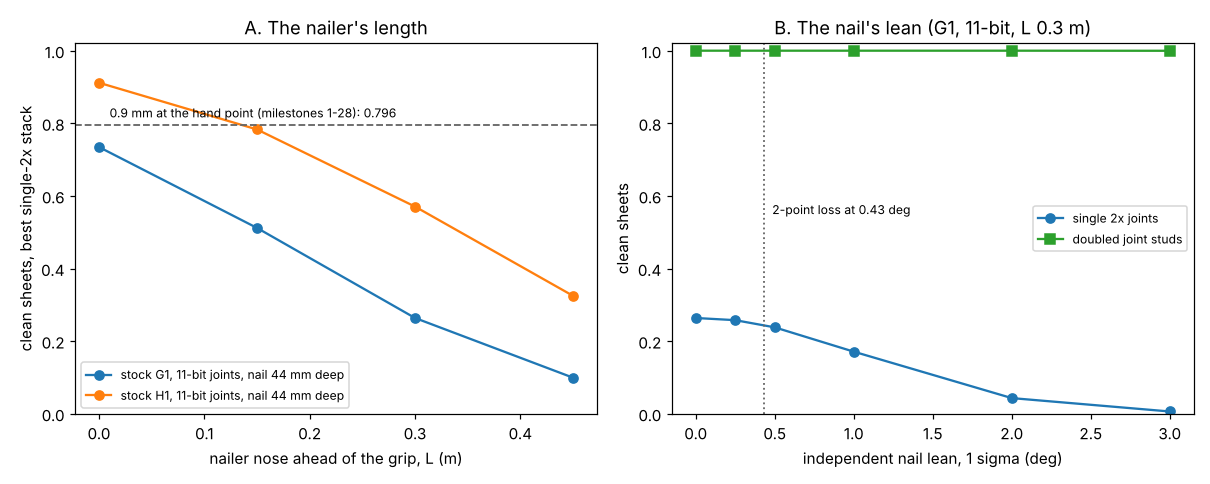

This chart was generated by the following Python code:
"""Figure for milestone 29: python experiments/m29_tool_lean/figure.py (reads results.json)."""
import json
import os

import matplotlib
matplotlib.use("Agg")
import matplotlib.pyplot as plt  # noqa: E402

HERE = os.path.dirname(os.path.abspath(__file__))
R = json.load(open(os.path.join(HERE, "results.json")))
base = R["B"]["stack_old"]

fig, (a, b) = plt.subplots(1, 2, figsize=(11, 4.4))
for i, n in enumerate(("g1", "h1")):
    rows = [r for r in R["C"] if r["robot"] == n and r["mult"] == 1]
    a.plot([r["L"] for r in rows], [r["clean"] for r in rows], "o-", color=f"C{i}",
           label=f"stock {n.upper()}, 11-bit joints, nail 44 mm deep")
a.axhline(base, color="0.4", ls="--", lw=1.2)
a.text(0.01, base + 0.02, f"0.9 mm at the hand point (milestones 1-28): {base:.3f}", fontsize=8)
a.set(xlabel="nailer nose ahead of the grip, L (m)", ylabel="clean sheets, best single-2x stack", ylim=(0, 1.02),
      title="A. The nailer's length")
a.legend(fontsize=8, loc="lower left")
rows = R["D"]["rows"]
b.plot([r["lean_deg"] for r in rows], [r["clean"] for r in rows], "o-", color="C0", label="single 2x joints")
b.plot([r["lean_deg"] for r in rows], [r["doubled"] for r in rows], "s-", color="C2", label="doubled joint studs")
b.axvline(R["D"]["tolerance_2pt_deg"], color="0.4", ls=":", lw=1.2)
b.text(R["D"]["tolerance_2pt_deg"] + 0.05, 0.55, f"2-point loss at {R['D']['tolerance_2pt_deg']:.2f} deg", fontsize=8)
b.set(xlabel="independent nail lean, 1 sigma (deg)", ylabel="clean sheets", ylim=(0, 1.02),
      title="B. The nail's lean (G1, 11-bit, L 0.3 m)")
b.legend(fontsize=8, loc="center right")
fig.tight_layout()
fig.savefig(os.path.join(HERE, "figure.png"), dpi=110)
